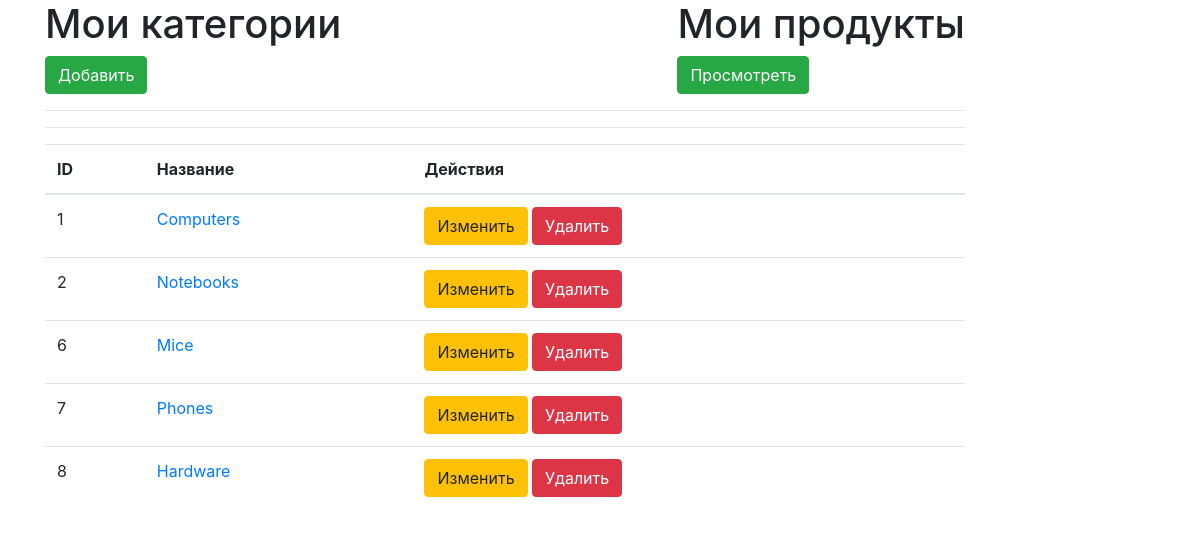
The app's page /categories.php, older data.
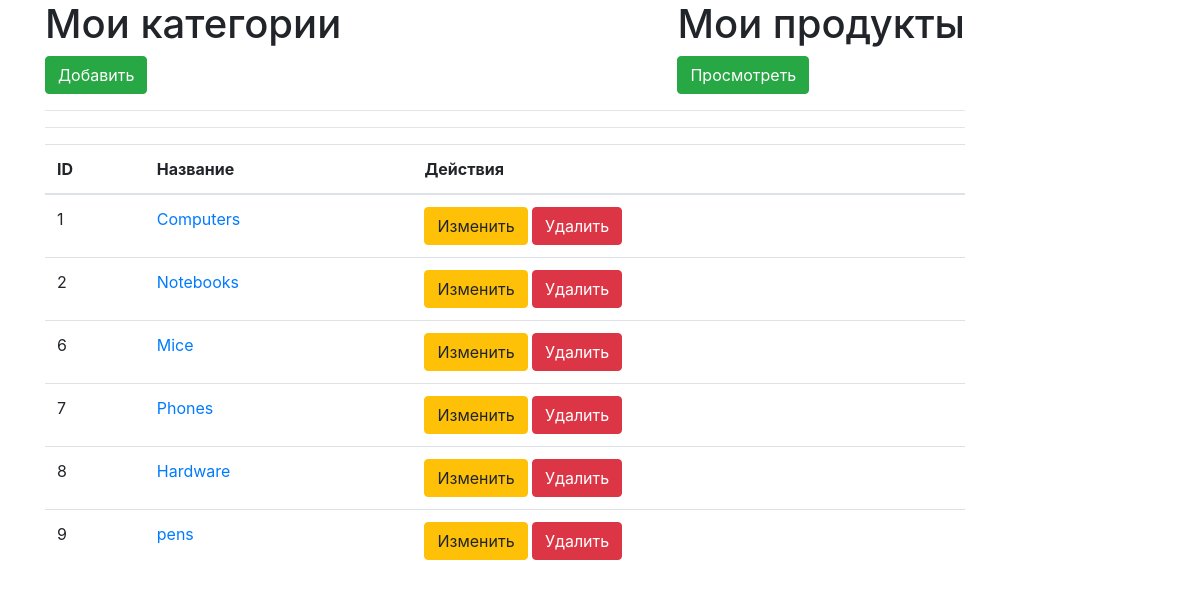
The same page, newer data.
### tables this page shows
CREATE TABLE `categories` (
  `id` int(11) NOT NULL,
  `title` varchar(255) NOT NULL
);

### categories.php (the view, shortened to what this page needs)
<?php
require_once 'connect.php';
$sql = "SELECT * FROM categories";
$statement = $pdo->prepare($sql);
$statement->execute();
$categories = $statement->fetchAll(PDO::FETCH_ASSOC);
?>
<!doctype html>
<html lang="en">
<head>
    <link rel="stylesheet" href="https://stackpath.bootstrapcdn.com/bootstrap/4.4.1/css/bootstrap.min.css">
</head>
<body>
<div class="container">
    <div class="row">
        <div class="col-md-10">
            <div style="display: inline-block">
                <h1>Мои категории</h1>
                <a href="createCategory.php" class="btn btn-success">Добавить</a>
            </div>
            <div style="display: inline-block; float: right">
                <h1>Мои продукты</h1>
                <a href="index.php" class="btn btn-success">Просмотреть</a>
            </div>
            <hr>
            <hr>
            <table class="table">
                <thead>
                <tr>
                    <th>ID</th>
                    <th>Название</th>
                    <th>Действия</th>
                </tr>
                </thead>
                <tbody>
                <?php foreach($categories as $el): ?>
                    <tr>
                        <td><?= $el['id']?></td>
                        <td><a href="showCategory.php?id=<?=$el['id']?>"><?= $el['title']?></a></td>
                        <td>
                            <a href="editCategory.php?id=<?=$el['id']?>" class="btn btn-warning">Изменить</a>
                            <a href="deleteCategory.php?id=<?=$el['id']?>" class="btn btn-danger" onclick="return confirm('Вы уверены?')">Удалить</a>
                        </td>
                    </tr>
                <?php endforeach; ?>
                </tbody>
            </table>
        </div>
    </div>
</div>
</body>
</html>

Row changes from the older to the newer data that the page shows:
added categories: id "9", title "pens"
